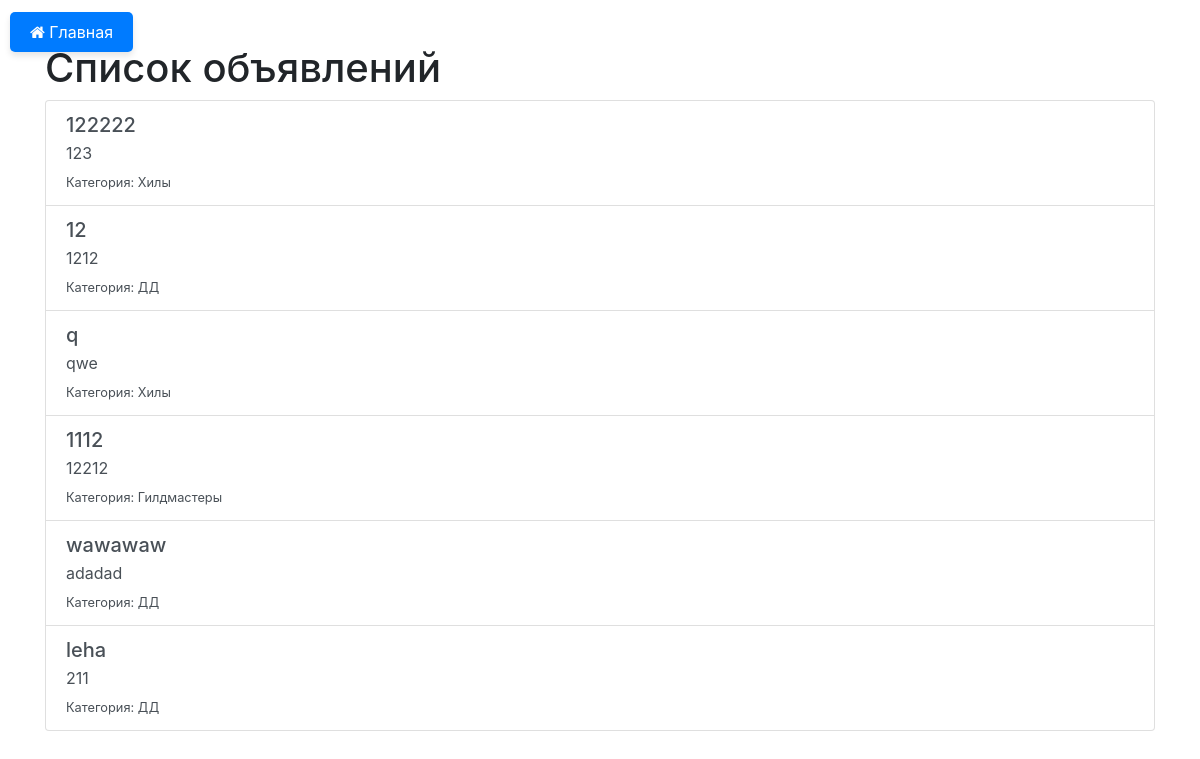
Page /app/ on the earlier database version.
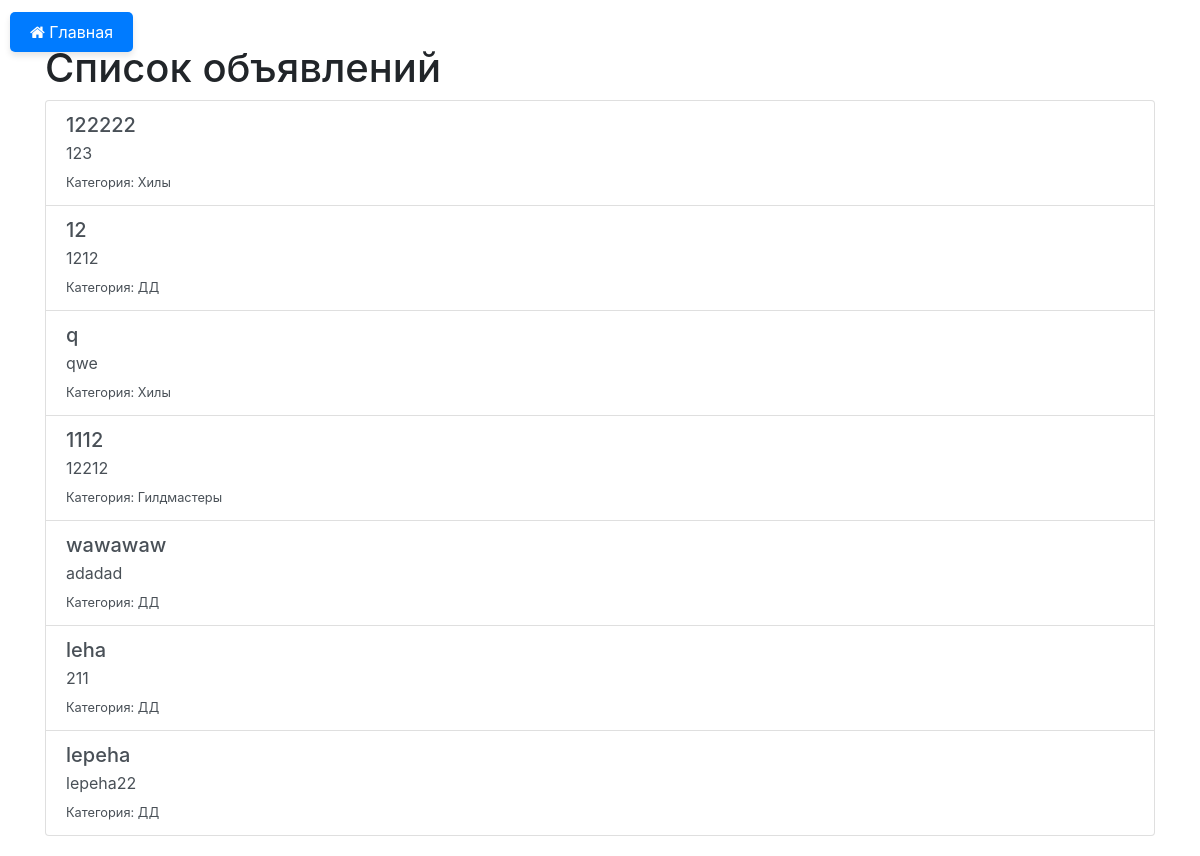
Same page on the later database version.
### app/models.py (models this page shows, shortened)
class Announcement(models.Model):
    title = models.CharField(max_length=200)
    content = models.TextField()
    category = models.ForeignKey(Category, on_delete=models.CASCADE, related_name='announcements')
    author = models.ForeignKey(User, on_delete=models.CASCADE, related_name='announcements')
    image = models.ImageField(upload_to='images/', blank=True, null=True)
    video_url = models.URLField(blank=True, null=True)
    created_at = models.DateTimeField(auto_now_add=True)
    updated_at = models.DateTimeField(auto_now=True)

class Category(models.Model):
    name = models.CharField(max_length=200)
    subscribers = models.ManyToManyField(User, related_name='subscribed_categories')

### app/views.py (the view)
# urls.py: path('', AnnouncementListView.as_view(), name='announcement-list'),
class AnnouncementListView(ListView):
    model = Announcement
    template_name = 'announcements/list.html'
    context_object_name = 'announcements'

### app/templates/announcements/list.html (shortened to what this page needs)
{% load static %}
<!DOCTYPE html>
<html lang="en">
<head>
    <a href="{% url 'home' %}" class="home-button"><i class="fa fa-home"></i> Главная</a>
    <link rel="stylesheet" href="{% static 'css/styles.css' %}">
    <link rel="stylesheet" href="https://stackpath.bootstrapcdn.com/bootstrap/4.5.2/css/bootstrap.min.css">
    <link rel="stylesheet" href="https://cdnjs.cloudflare.com/ajax/libs/font-awesome/4.7.0/css/font-awesome.min.css">
</head>
<body>
    <div class="container">
        <h1>Список объявлений</h1>
        {% if announcements %}
            <div class="list-group">
                {% for announcement in announcements %}
                    <a href="{% url 'announcement-detail' announcement.pk %}" class="list-group-item list-group-item-action">
                        <h5 class="mb-1">{{ announcement.title }}</h5>
                        <p class="mb-1">{{ announcement.content|truncatewords:20 }}</p>
                        <small>Категория: {{ announcement.category.name }}</small>
                    </a>
                {% endfor %}
            </div>
        {% else %}
            <p>Нет объявлений.</p>
        {% endif %}
    </div>
</body>
</html>

Differences in the rows shown:
added Announcement: title "lepeha", content "lepeha22", category.name "ДД"
